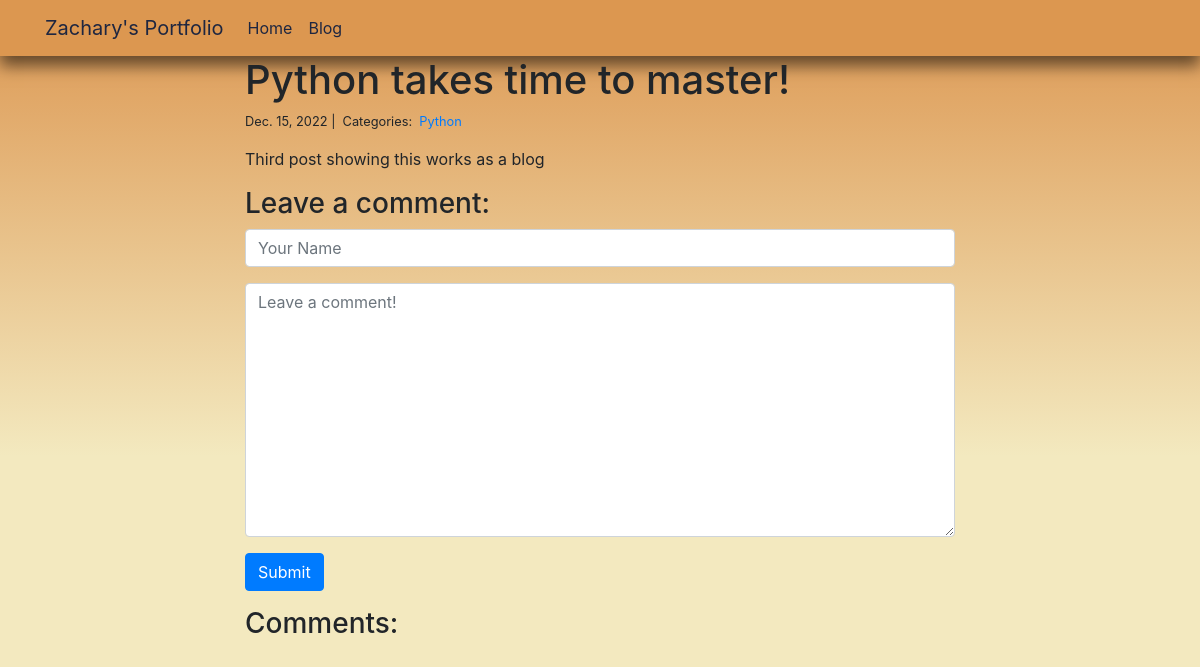
/blog/3/, run on an earlier commit of the app's database.
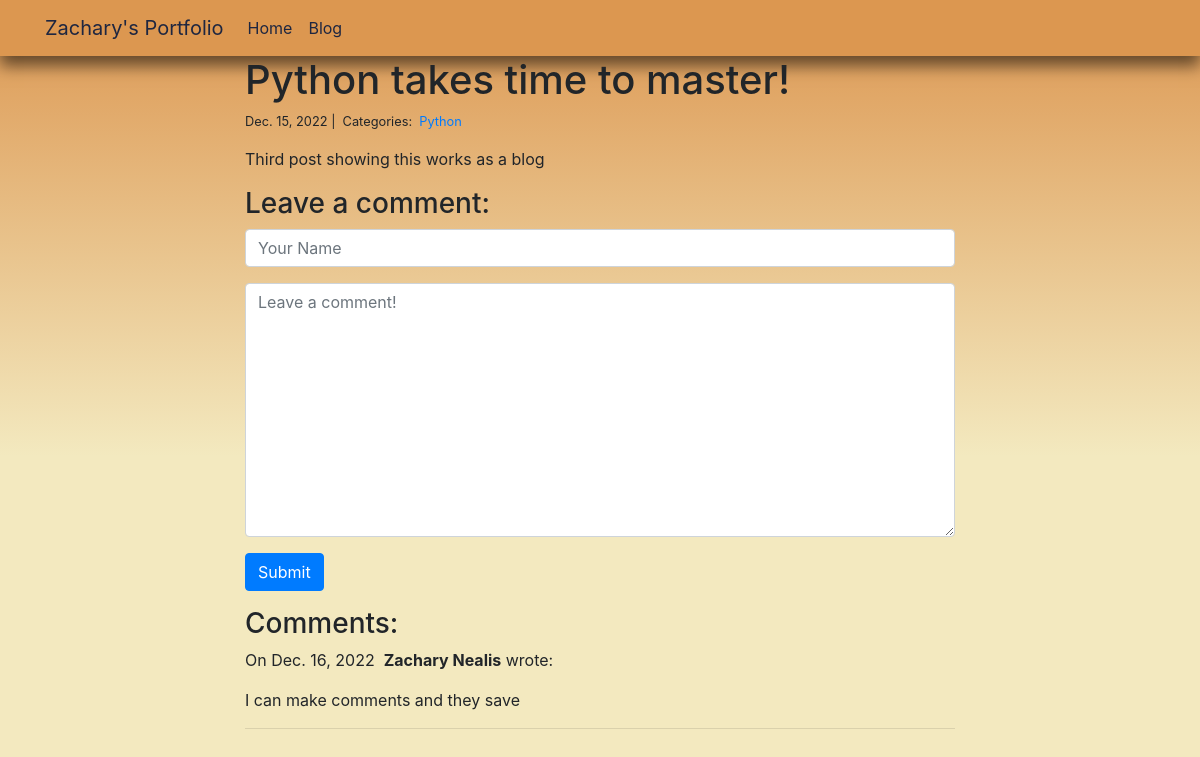
And on a later commit of the database.
### blog/models.py (models this page shows)
class Post(models.Model):
    title = models.CharField(max_length=225)
    body = models.TextField()
    created_on = models.DateTimeField(auto_now_add=True)
    last_modified = models.DateTimeField(auto_now=True)
    categories = models.ManyToManyField('Category', related_name='posts')

class Category(models.Model):
    name = models.CharField(max_length=20)

class Comment(models.Model):
    author = models.CharField(max_length=60)
    body = models.TextField()
    created_on = models.DateTimeField(auto_now_add=True)
    post = models.ForeignKey('Post', on_delete=models.CASCADE)

### blog/views.py (the view, shortened to what this page needs)
# urls.py: path("<int:pk>/", views.blog_detail, name="blog_detail"),
def blog_detail(request, pk):
    post = Post.objects.get(pk=pk)
    form = CommentForm()
    comments = Comment.objects.filter(post=post)
    context = {
        "post": post,
        "comments": comments,
        "form": form,
    }
    return render(request, "blog_detail.html", context)

### blog/forms.py
class CommentForm(forms.Form):
    author = forms.CharField(
        max_length = 60,
        widget = forms.TextInput(attrs={
            "class": "form-control",
            "placeholder": "Your Name"
        })
    )
    body = forms.CharField(widget = forms.Textarea(
        attrs={
            "class": "form-control",
            "placeholder": "Leave a comment!"
        }
    ))

### blog/templates/blog_detail.html (shortened to what this page needs)
{% extends "base.html" %}
{% block page_content %}
<div class="col-md-8 offset-md-2">
    <h1>{{ post.title }}</h1>
    <small>
        {{ post.created_on.date }} |&nbsp;
        Categories:&nbsp;
        {% for category in post.categories.all %}
        <a href="{% url 'blog_category' category.name %}">
            {{ category.name }}
        </a>&nbsp;
        {% endfor %}
    </small>
    <p>{{ post.body | linebreaks }}</p>
    <h3>Leave a comment:</h3>
    <form action="/blog/{{ post.pk }}/" method="post">
        <div class="form-group">
            {{ form.author }}
        </div>
        <div class="form-group">
            {{ form.body }}
        </div>
        <button type="submit" class="btn btn-primary">Submit</button>
    </form>
    <h3>Comments:</h3>
    {% for comment in comments %}
    <p>
        On {{comment.created_on.date }}&nbsp;
        <b>{{ comment.author }}</b> wrote:
    </p>
    <p>{{ comment.body }}</p>
    <hr>
    {% endfor %}
</div>
{% endblock %}

### web_project/templates/base.html (shortened to what this page needs)
<link rel="stylesheet" href="https://stackpath.bootstrapcdn.com/bootstrap/4.1.3/css/bootstrap.min.css">
<body style="background: linear-gradient(to bottom, rgba(220,150,80,1) 0%, rgba(243,233,191,1) 57%, rgba(243,233,191,1) 100%);">
<nav class="navbar navbar-expand-lg navbar-light" style="background-color: #DC9750; box-shadow:  0px 10px 15px 0px rgba(0,0,0,0.55);">
    <div class="container">
        <a class="navbar-brand" style='color: #1E2640;' href="{% url 'project_index' %}">Zachary's Portfolio</a>
        <div class="collapse navbar-collapse" id="navbarSupportedContent">
          <ul class="navbar-nav mr-auto">
            <li class="nav-item active">
              <a class="nav-link" style='color: #1E2640;' href="{% url 'project_index' %}">Home</a>
            </li>
            <li class="nav-item">
              <a class="nav-link" style='color: #1E2640;' href="{% url 'blog_index' %}">Blog</a>
            </li>
          </ul>
        </div>
    </div>
</nav>
<div class="container" style="background-color: linear-gradient(to bottom, rgba(220,150,80,1) 0%, rgba(243,233,191,1) 57%, rgba(243,233,191,1) 100%);">
    {% block page_content %}{% endblock %}
</div>
</body>

What changed in the data, as far as the page shows it:
added Comment: created_on "Dec. 16, 2022", author "Zachary Nealis", body "I can make comments and they save"
